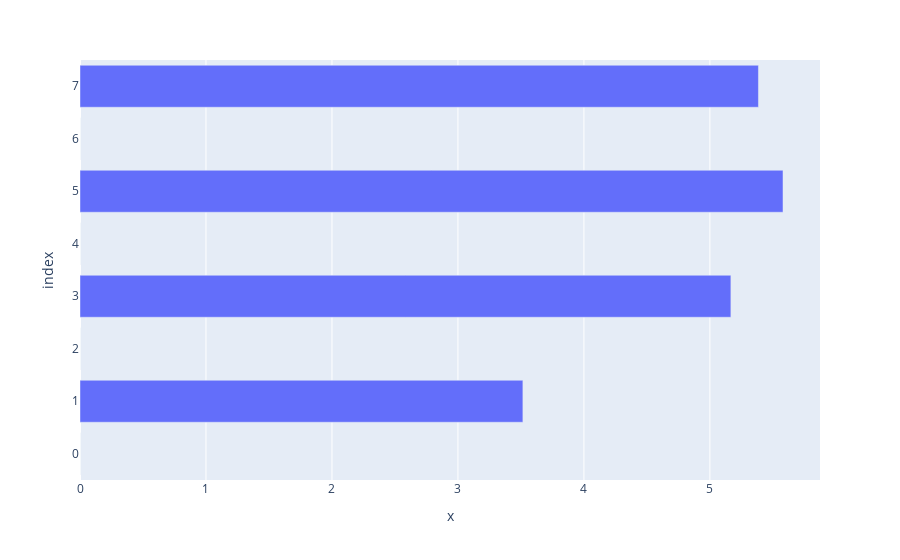

Source (notebook cell):
### Markdown cell above
# Investigating target feature

### Code cell
# Plot the average activation over all tokens

import matplotlib.pyplot as plt
import plotly.express as px

# Sum of activations per example
# shape: (batch,)
clean_acts_summed = clean_cache[sae_target_hook_point][:, :, SAE_TARGET_FEATURE].sum(dim=1)
clean_acts_np = clean_acts_summed.detach().cpu().numpy()

for clean_prompt in ioi_data.clean_prompts:
  print(clean_prompt)

px.bar(range(len(clean_acts_np)), clean_acts_np)

### Figure 1 — Plotly figure (JSON) as saved in the notebook; plotly's stock layout.template omitted (floating-point values rounded to 4 significant figures)
{"data": [{"alignmentgroup": "True", "hovertemplate": "x=%{x}<br>index=%{y}<extra></extra>", "legendgroup": "", "marker": {"color": "#636efa", "pattern": {"shape": ""}}, "name": "", "offsetgroup": "", "orientation": "h", "showlegend": false, "textposition": "auto", "type": "bar", "x": [0, 3.516, 0, 5.167, 0, 5.58, 0, 5.385], "xaxis": "x", "y": [0, 1, 2, 3, 4, 5, 6, 7], "yaxis": "y"}], "layout": {"barmode": "relative", "legend": {"tracegroupgap": 0}, "margin": {"t": 60}, "xaxis": {"anchor": "y", "domain": [0, 1], "title": {"text": "x"}}, "yaxis": {"anchor": "x", "domain": [0, 1], "title": {"text": "index"}}}}
